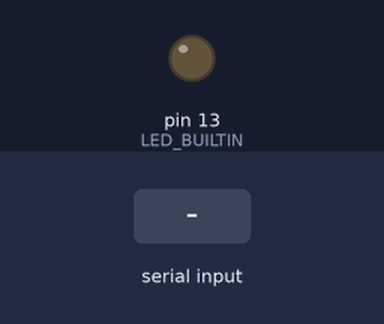
Simulated run of this sketch. Board: Arduino Uno, built with avr-gcc and run on an emulated ATmega328P. Shown: output pins drawn as LEDs (lit = HIGH). The test bench sets the inputs (shaded band).

Above: at 1.2 s.
1.3 s: "a" received over Serial
At 2.3 s:
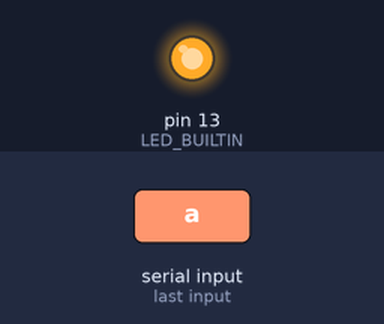
2.8 s: "b" received over Serial
At 3.4 s:
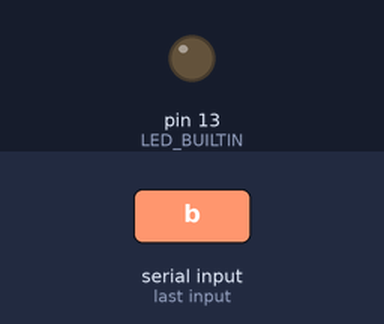
Timing chart, 0 to 5.8 s (numbered marks = the images above; inputs shaded):
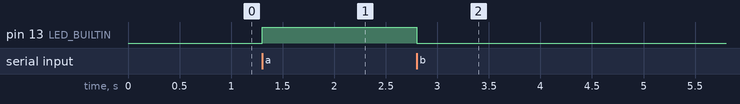

Measured:
- after the input at 1.3 s, pin 13 (LED_BUILTIN): LOW → HIGH at once
- after the input at 2.8 s, pin 13 (LED_BUILTIN): HIGH → LOW at once

The sketch:

Serial_recieve_val.ino
```cpp
void setup() {
  Serial.begin(9600);
  pinMode(LED_BUILTIN, OUTPUT);
}

void loop() {
  if(Serial.available()>0){
    char c = Serial.read();
    if(c=='a')
          digitalWrite(LED_BUILTIN,HIGH);
    else if(c=='b')
          digitalWrite(LED_BUILTIN,LOW);
  }
}
```
